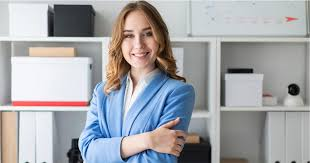
#> input picture Actividad1/Imagen1.jfif, 310 x 163 px, found by its file name
$ python MultiplesImagenesMatPlotLib.py
#> lines starting #> are read from the running program, lines starting #| are printed output that depends on the picture
import cv2
import matplotlib.pyplot as plt

def main():
    foldpath = "C:\\Users\\joser\\Pictures\\Saved Pictures\\DeepL\\Originales\\"
    img1path = foldpath + "Imagen1.jfif"
    img1 = cv2.imread(img1path,0)
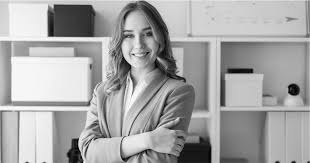
#> img1: shape (163, 310); min 0, max 255, mean 166

    img2path = foldpath + "Imagen2.jpg"
    img2 = cv2.imread(img2path,0)
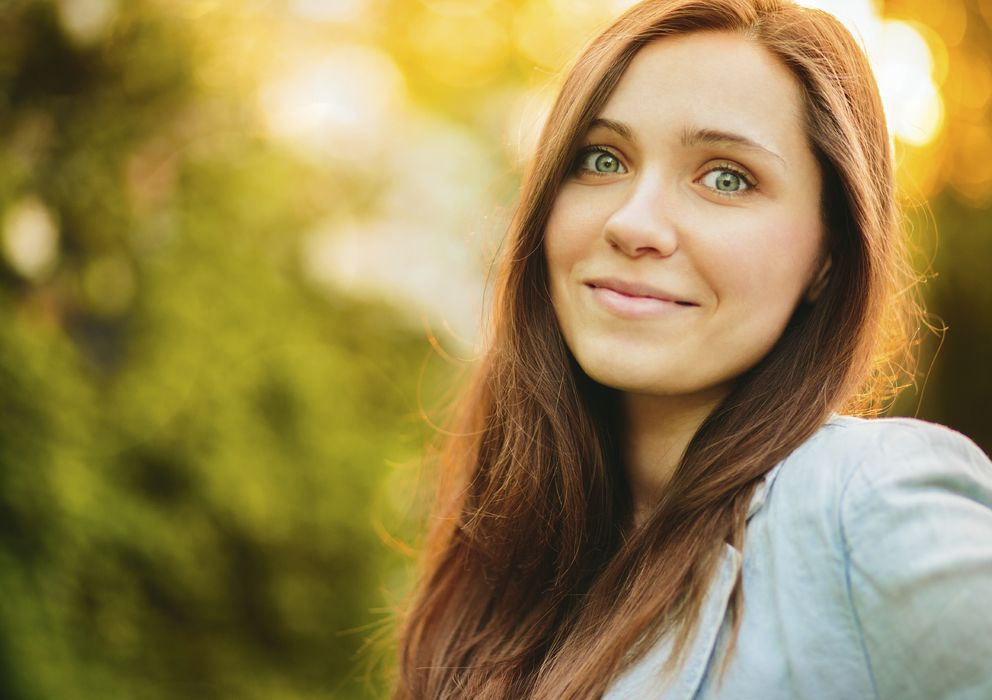
#> input picture Actividad1/Imagen2.jpg, 992 x 700 px, found by its file name
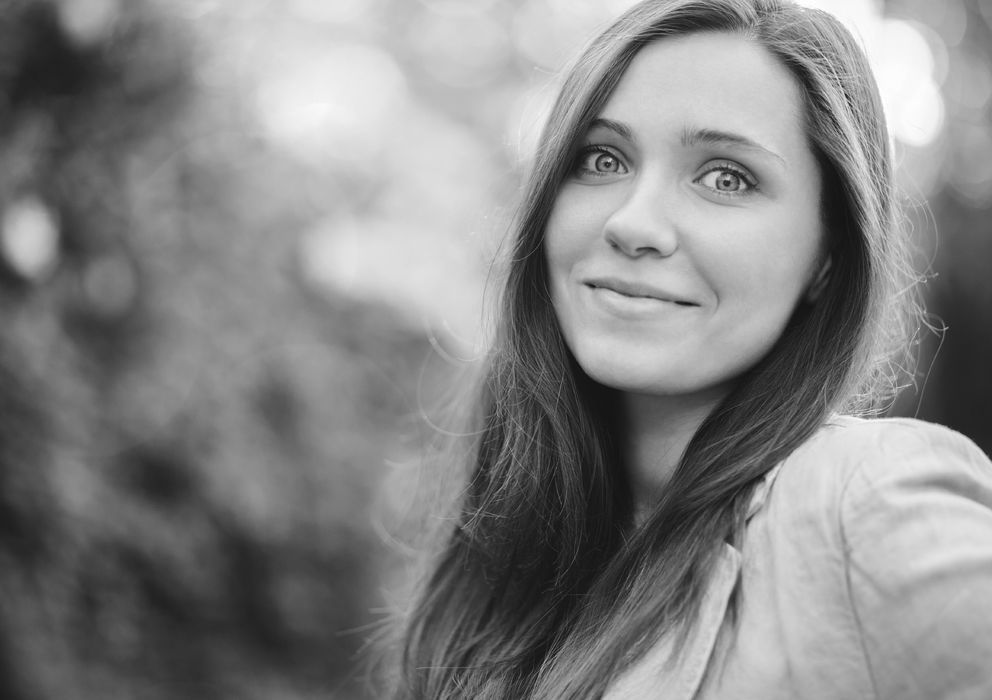
#> img2: shape (700, 992); min 11, max 255, mean 132.7

    plt.subplot(1,2,1)
    plt.imshow(img1, cmap='Reds')
    plt.title('Imagen 1')
    plt.yticks([])
    plt.xticks([])

    plt.subplot(1,2,2)
    plt.imshow(img2)
    plt.title('Imagen 2')
    plt.yticks([])
    plt.xticks([])

    plt.show()
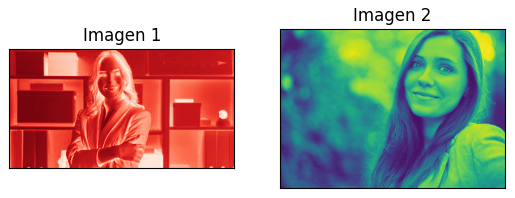
#> figure drawn by matplotlib, 2 panels

    # [10 lines of commented-out code are left out]

if __name__=="__main__":
    main()
